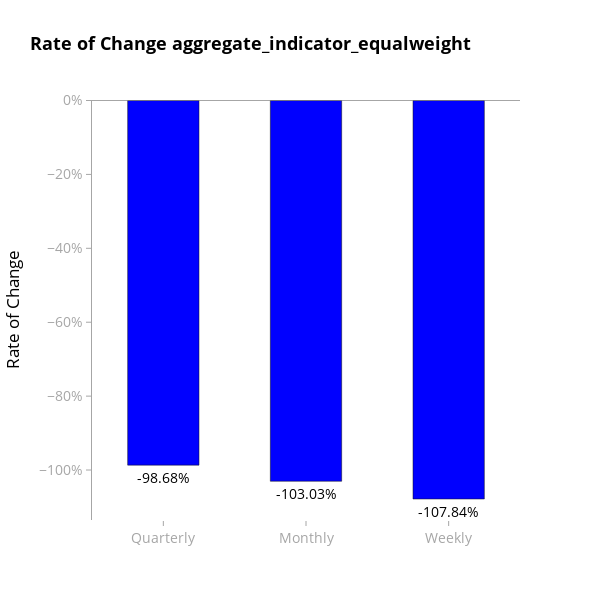
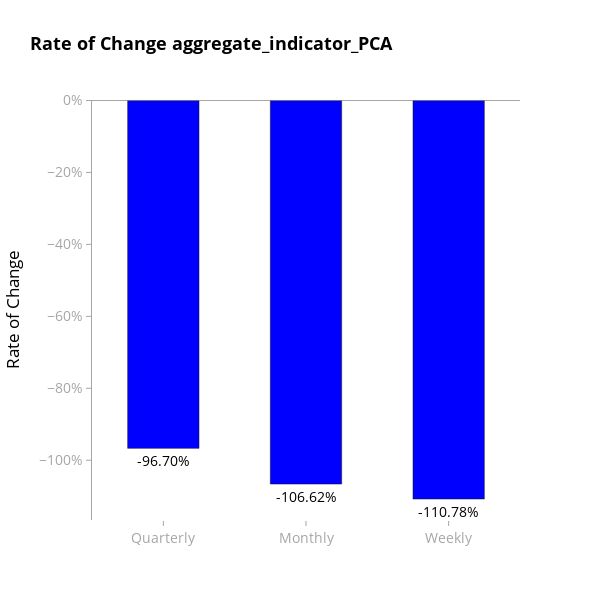

The code cell stored with these charts, in order, in its notebook:
### Code cell
import plotly.io as pio  # Import plotly.io for saving HTML

# Define the color codes (matching the colors in create_indicator_chart)
GREY_COLOR = 'rgba(128, 128, 128, 0.7)'  # Semi-transparent grey
RED_COLOR = 'red'  # Red color for positive changes
BLUE_COLOR = 'blue'  # Blue color for negative changes

# Function to calculate percentage changes for given time periods
def calculate_periodic_changes(df, column):
    # Calculate the percentage changes for weekly, monthly, and quarterly periods
    weekly_change = df[column].pct_change(7).iloc[-1] * 100  # 7 days for weekly change
    monthly_change = df[column].pct_change(30).iloc[-1] * 100  # 30 days for monthly change
    quarterly_change = df[column].pct_change(90).iloc[-1] * 100  # 90 days for quarterly change

    return weekly_change, monthly_change, quarterly_change

# Create the bar chart for quarterly, monthly, and weekly changes
def create_bar_chart(merged_df, column):
    # Calculate percentage changes for the specified column
    weekly_change, monthly_change, quarterly_change = calculate_periodic_changes(merged_df, column)
    
    # Define the periods and changes in the new order: quarterly, monthly, weekly
    periods = ['Quarterly', 'Monthly', 'Weekly']
    changes = [quarterly_change, monthly_change, weekly_change]
    
    # Determine the color for each bar: RED_COLOR for positive, BLUE_COLOR for negative
    colors = [RED_COLOR if change > 0 else BLUE_COLOR for change in changes]

    # Create the bar chart with the updated bar width
    fig = go.Figure()
    fig.add_trace(
        go.Bar(
            x=periods,
            y=changes,
            marker_color=colors,  # Set the colors for each bar
            text=[f"{change:.2f}%" for change in changes],  # Add text labels with percentage values
            textposition='outside',
            width=0.5  # Make the bars wider (as per your change)
        )
    )

    # Customize the layout
    fig.update_layout(
        title={
            'text': f"Rate of Change {column}",
            'font': {'color': 'black', 'size': 18, 'weight': 'bold'}
        },
        xaxis_title=None,  # Remove the x-axis title
        yaxis_title="Rate of Change",  # Change "Percentage Change" to "Rate of Change"
        yaxis_ticksuffix="%",
        plot_bgcolor='white',
        paper_bgcolor='white',
        font={'color': 'black', 'size': 14},
        width=600,  # Keep width at 600 pixels
        height=600,  # Keep height at 600 pixels
        hovermode="x unified",
    )

    # Add a horizontal line at y = 0%
    fig.add_hline(y=0, line_dash="solid", line_color=GREY_COLOR, line_width=1)

    # Set y-axis tickers to every 20% (like 0, 20, 40, 60, ... and -20, -40, -60, ...)
    fig.update_yaxes(
        showgrid=False, 
        tickfont={'color': GREY_COLOR, 'size': 14},  # Make y-axis labels grey
        zeroline=False,
        linecolor=GREY_COLOR,  # Grey color for y-axis lines
        showline=True,
        ticks='outside',
        tickcolor=GREY_COLOR,
        dtick=20  # Set dtick to 20 to display tickers every 20%
    )

    # Update x-axis (periods)
    fig.update_xaxes(
        showgrid=False, 
        tickfont={'color': GREY_COLOR, 'size': 14},  # Make x-axis labels grey
        zeroline=False,
        linecolor=None,  # Remove x-axis line
        showline=False,  # Ensure no line on x-axis
        ticks='outside',
        tickcolor=GREY_COLOR
    )

    # Show the chart
    fig.show()

    # Save the chart as an HTML file
    pio.write_html(fig, file=f'{column}_periodic_changes_chart.html')

# Call the function for aggregate indicator columns and save charts
create_bar_chart(merged_df, 'aggregate_indicator_equalweight')
create_bar_chart(merged_df, 'aggregate_indicator_PCA')

### Figure 1 — Plotly figure (JSON) as saved in the notebook; plotly's stock layout.template omitted (floating-point values rounded to 4 significant figures)
{"data": [{"marker": {"color": ["blue", "blue", "blue"]}, "text": ["-98.68%", "-103.03%", "-107.84%"], "textposition": "outside", "width": 0.5, "x": ["Quarterly", "Monthly", "Weekly"], "y": [-98.68, -103.0, -107.8], "type": "bar"}], "layout": {"title": {"font": {"color": "black", "size": 18, "weight": "bold"}, "text": "Rate of Change aggregate_indicator_equalweight"}, "yaxis": {"title": {"text": "Rate of Change"}, "ticksuffix": "%", "tickfont": {"color": "rgba(128, 128, 128, 0.7)", "size": 14}, "showgrid": false, "zeroline": false, "linecolor": "rgba(128, 128, 128, 0.7)", "showline": true, "ticks": "outside", "tickcolor": "rgba(128, 128, 128, 0.7)", "dtick": 20}, "font": {"color": "black", "size": 14}, "xaxis": {"title": {}, "tickfont": {"color": "rgba(128, 128, 128, 0.7)", "size": 14}, "showgrid": false, "zeroline": false, "showline": false, "ticks": "outside", "tickcolor": "rgba(128, 128, 128, 0.7)"}, "plot_bgcolor": "white", "paper_bgcolor": "white", "width": 600, "height": 600, "hovermode": "x unified", "shapes": [{"line": {"color": "rgba(128, 128, 128, 0.7)", "dash": "solid", "width": 1}, "type": "line", "x0": 0, "x1": 1, "xref": "x domain", "y0": 0, "y1": 0, "yref": "y"}]}}

### Figure 2 — Plotly figure (JSON) as saved in the notebook; plotly's stock layout.template omitted (floating-point values rounded to 4 significant figures)
{"data": [{"marker": {"color": ["blue", "blue", "blue"]}, "text": ["-96.70%", "-106.62%", "-110.78%"], "textposition": "outside", "width": 0.5, "x": ["Quarterly", "Monthly", "Weekly"], "y": [-96.7, -106.6, -110.8], "type": "bar"}], "layout": {"title": {"font": {"color": "black", "size": 18, "weight": "bold"}, "text": "Rate of Change aggregate_indicator_PCA"}, "yaxis": {"title": {"text": "Rate of Change"}, "ticksuffix": "%", "tickfont": {"color": "rgba(128, 128, 128, 0.7)", "size": 14}, "showgrid": false, "zeroline": false, "linecolor": "rgba(128, 128, 128, 0.7)", "showline": true, "ticks": "outside", "tickcolor": "rgba(128, 128, 128, 0.7)", "dtick": 20}, "font": {"color": "black", "size": 14}, "xaxis": {"title": {}, "tickfont": {"color": "rgba(128, 128, 128, 0.7)", "size": 14}, "showgrid": false, "zeroline": false, "showline": false, "ticks": "outside", "tickcolor": "rgba(128, 128, 128, 0.7)"}, "plot_bgcolor": "white", "paper_bgcolor": "white", "width": 600, "height": 600, "hovermode": "x unified", "shapes": [{"line": {"color": "rgba(128, 128, 128, 0.7)", "dash": "solid", "width": 1}, "type": "line", "x0": 0, "x1": 1, "xref": "x domain", "y0": 0, "y1": 0, "yref": "y"}]}}
